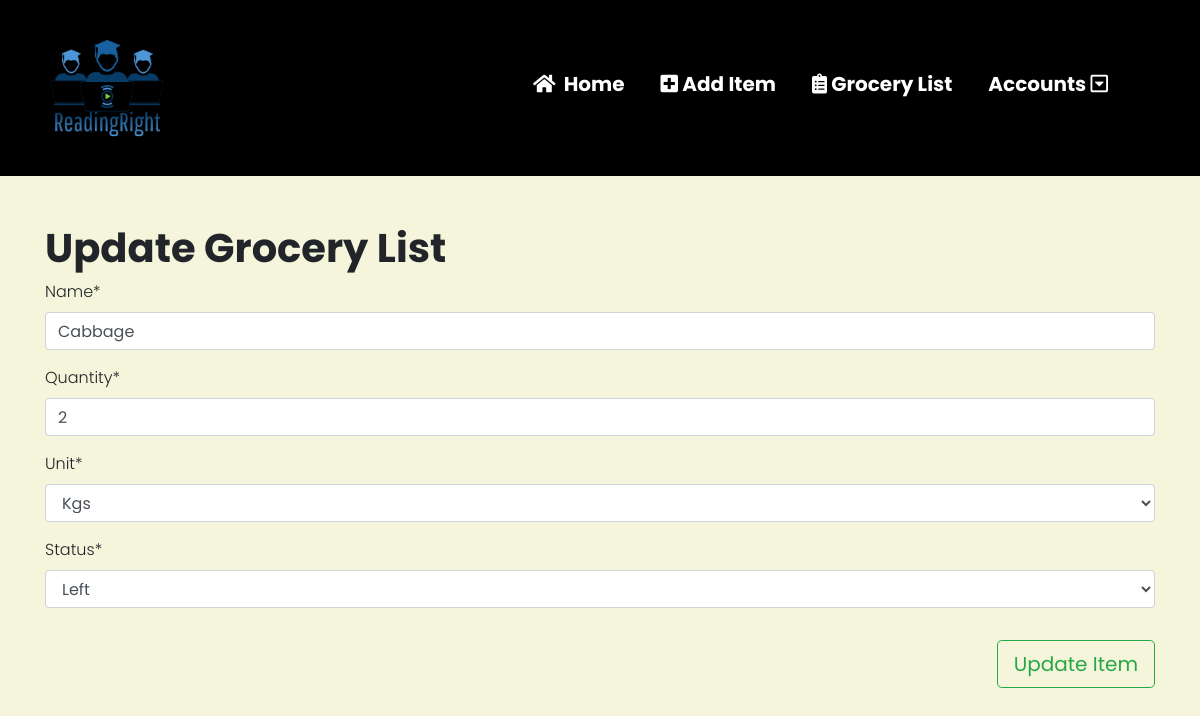
Screenshot of /updateitem/1 (signed in) with the database file from the repository.
### home/models.py (models this page shows, shortened)
class Product(models.Model):
    name = models.CharField(max_length = 300)
    quantity = models.IntegerField()
    unit = models.CharField(max_length = 5, choices = UNIT_CHOICES)
    status = models.CharField(max_length = 150, choices = STATUS)
    user = models.ForeignKey(User, on_delete = models.CASCADE)
    date_created = models.DateTimeField(auto_now_add = True)
    updated = models.DateTimeField(auto_now = True)

### home/views.py (the view)
# urls.py: path('updateitem/<int:id>', Updateitem, name = "updateitem"),
def Updateitem(request, id):
    obj = Product.objects.get(pk=id)
    form = AddItemForm(request.POST or None, instance=obj)
    confirm = False
    if request.method == 'POST':
        if form.is_valid():
            form.save()
            confirm = True
    data = {
        'obj': obj,
        'form': form,
        'confirm': confirm
    }
    return render(request, 'updateitem.html', data)

### home/forms.py
class AddItemForm(ModelForm):
    class Meta:
        model = Product
        fields = ('name', 'quantity', 'unit', 'status')

### home/templates/updateitem.html (shortened to what this page needs)
{% extends 'base.html' %}
{% load crispy_forms_tags %}
{% block content %}
    {% if user.is_authenticated %}
        <div class="container mt-5">
            <h1>Update Grocery List</h1>
            <form method = "POST">
               {{form|crispy}}
               <button type = "submit" class = "btn btn-lg btn-outline-success mt-3" style = "float: right"> Update Item </button>
            </form>
        </div>
    {% endif %}
{% endblock %}

### static/style.css (style rules this page uses)
body { font-family: 'Poppins', sans-serif; font-weight: 300; background-color: beige; }
h1, h2, h3, h4, h5 { font-family: 'Poppins', sans-serif; font-weight: 700; }

### rows the page displays
Product: name "Cabbage", quantity "2", unit "Kgs", status "Left"
